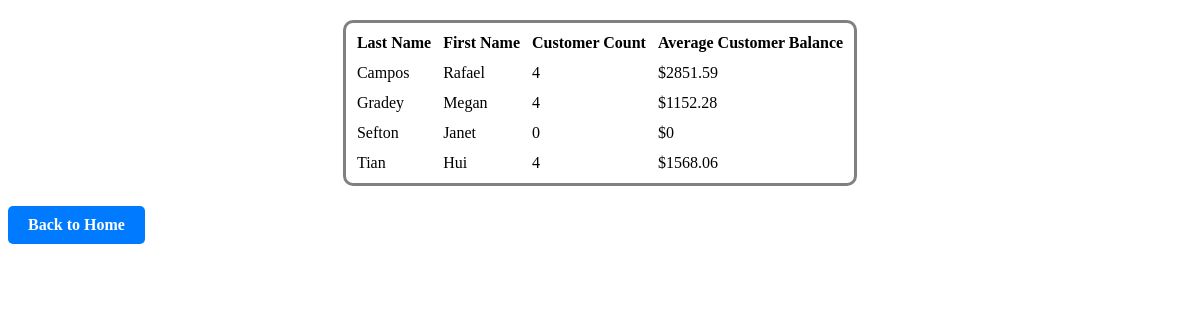
The page /report/ on the database its author committed.
### App.py (models this page shows, shortened)
class rep(db.Model):
    __tablename__ = 'Rep'
    repNum = db.Column('RepNum', CHAR(2), primary_key=True)
    lastName = db.Column('LastName', CHAR(15))
    firstName = db.Column('FirstName', CHAR(15))
    street = db.Column('Street', CHAR(15))
    city = db.Column('City', CHAR(15))
    state = db.Column('State', CHAR(2))
    postalCode = db.Column('PostalCode', CHAR(5))
    commission = db.Column('Commision', DECIMAL(7, 2))
    rate = db.Column('Rate', DECIMAL(3, 2))

### App.py (the view)
@app.route("/report/")
def generateReport():
    repInfo = select(rep.lastName, rep.firstName,\
        func.count(customer.customerNum),\
        func.coalesce(func.round(func.sum(customer.balance) / func.count(customer.customerNum), 2), 0))\
            .group_by(rep.lastName, rep.firstName)\
            .outerjoin(customer, customer.repNum == rep.repNum)
    info = db.session.execute(repInfo)
    return render_template("report.html", result = info)

### Templates/report.html (shortened to what this page needs)
<Table>
    <tr>
        <th>Last Name</th>
        <th>First Name</th>
        <th>Customer Count</th>
        <th>Average Customer Balance</th>
    </tr>
    {% for repData in result %}
        <tr>
            <td>{{repData[0]}}</td>
            <td>{{repData[1]}}</td>
            <td>{{repData[2]}}</td>
            <td>${{repData[3]}}</td>
        </tr>
    {% endfor %}
</Table>
<a href="/" class="button-link">Back to Home</a>

### Templates/report.html (style rules this page uses)
table { margin-left: 20px; margin-right: 20px; border-style: solid; border-spacing: 10px; border-radius: 10px; margin: 20px auto; }
.button-link { display: inline-block; padding: 10px 20px; background-color: #007bff; color: white; text-decoration: none; border-radius: 5px; font-weight: bold; transition: background-color 0.2s ease; }

### rows shown on the page
rep: LastName "Campos", FirstName "Rafael", repData "4", repData "2851.59"
rep: LastName "Gradey", FirstName "Megan", repData "4", repData "1152.28"
rep: LastName "Sefton", FirstName "Janet", Commision "0"
rep: LastName "Tian", FirstName "Hui", repData "4", repData "1568.06"
